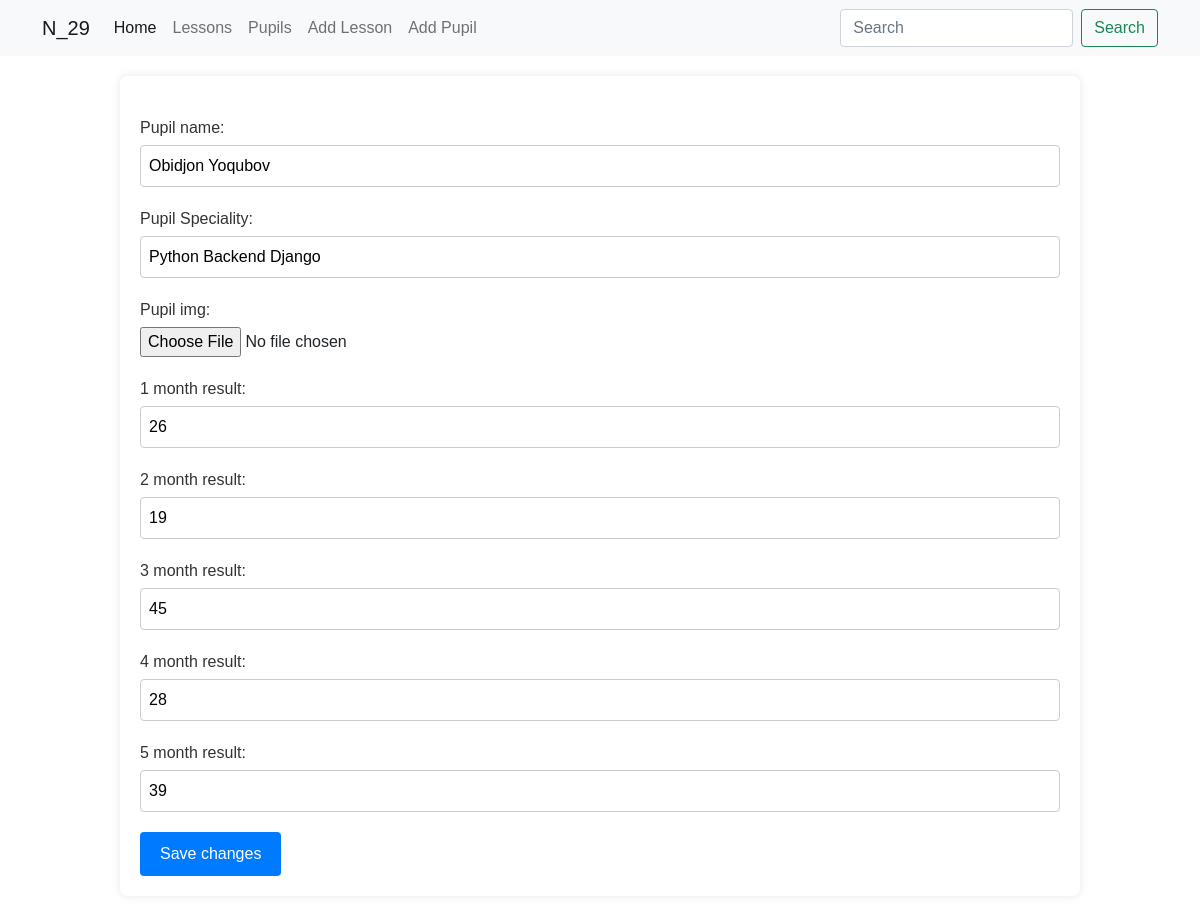
The page /pupils/edit/7/ on the database its author committed.
### Pupils/models.py (models this page shows, shortened)
class PupilsModels(models.Model):
    name = models.CharField(max_length=150, verbose_name="Name")
    spec = models.CharField(max_length=100, verbose_name="Speciality")
    pupil_img = models.ImageField(verbose_name="Pupil Image")
    res_1 = models.IntegerField(verbose_name="Birinchi oy natijasi")
    res_2 = models.IntegerField(verbose_name="Ikkinchi oy natijasi")
    res_3 = models.IntegerField(verbose_name="Uchinchi oy natijasi")
    res_4 = models.IntegerField(verbose_name="To'rtinchi oy natijasi")
    res_5 = models.IntegerField(verbose_name="Beshinchi oy natijasi")

### Pupils/views.py (the view)
# urls.py: path('edit/<int:id>/', edit_user, name='edit'),
def edit_user(request, id):
    pupil = PupilsModels.objects.get(id=id)
    if request.method == "POST":
        name = request.POST['name']
        spec = request.POST['spec']
        pupil_img = request.FILES.get('image')
        res_1 = request.POST['res_1']
        res_2 = request.POST['res_2']
        res_3 = request.POST['res_3']
        res_4 = request.POST['res_4']
        res_5 = request.POST['res_5']
        pupil.name = name
        pupil.spec = spec
        pupil.pupil_img = pupil_img
        pupil.res_1 = res_1
        pupil.res_2 = res_2
        pupil.res_3 = res_3
        pupil.res_4 = res_4
        pupil.res_5 = res_5
        pupil.save()
        return redirect('/pupils')
    else:
        return render(request, 'edit_pupil.html', {'pupil': pupil})

### templates/edit_pupil.html (shortened to what this page needs)
{% extends "layout.html" %} {% block title %} Add Pupil {% endblock %}
{% block content %}
<div class="lesson-container">
  <form class="lesson-form" method="post" enctype="multipart/form-data">
    <div class="form-group">
      <label for="name" class="form-label">Pupil name:</label>
      <input
        type="text"
        value="{{pupil.name}}"
        id="name"
        name="name"
        class="form-input"
        required
      />
    </div>
    <div class="form-group">
      <label for="spec" class="form-label">Pupil Speciality:</label>
      <input
        type="text"
        value="{{pupil.spec}}"
        name="spec"
        required
        class="form-input"
      />
    </div>
    <div class="form-group">
      <label for="img" class="form-label">Pupil img:</label>
      <input type="file" name="image" required />
    </div>
    <div class="form-group">
      <label for="res_1" class="form-label">1 month result:</label>
      <input
        type="text"
        value="{{pupil.res_1}}"
        name="res_1"
        required
        class="form-input"
      />
    </div>
    <div class="form-group">
      <label for="res_2" class="form-label">2 month result:</label>
      <input
        type="text"
        value="{{pupil.res_2}}"
        name="res_2"
        required
        class="form-input"
      />
    </div>
    <div class="form-group">
      <label for="res_3" class="form-label">3 month result:</label>
      <input
        type="text"
        value="{{pupil.res_3}}"
        name="res_3"
        required
        class="form-input"
      />
    </div>
    <div class="form-group">
      <label for="res_4" class="form-label">4 month result:</label>
      <input
        type="text"
        name="res_4"
        value="{{pupil.res_4}}"
        required
        class="form-input"
      />
    </div>
    <div class="form-group">
      <label for="res_5" class="form-label">5 month result:</label>
      <input
        type="text"
        name="res_5"
        value="{{pupil.res_5}}"
        required
        class="form-input"
      />
    </div>
    <button type="submit" class="form-submit">Save changes</button>
  </form>
</div>
{% endblock %}

### static/style.css (style rules this page uses)
* { padding: 0; margin: 0; box-sizing: border-box; list-style: none; text-decoration: none; font-family: sans-serif; }

### templates/layout.html (style rules this page uses)
body { background: white; }

### templates/edit_pupil.html (style rules this page uses)
.lesson-container { width: 80%; max-width: 1280px; margin: 20px auto; background-color: #fff; padding: 20px; border-radius: 8px; box-shadow: 0 0 10px rgba(0, 0, 0, 0.1); }
.lesson-form { margin-top: 20px; }
.form-group { margin-bottom: 20px; }
.form-label { display: block; margin-bottom: 5px; color: #333; }
.form-input { width: 100%; padding: 8px; border: 1px solid #ccc; border-radius: 4px; }
.form-submit { background-color: #007bff; color: #fff; border: none; padding: 10px 20px; border-radius: 4px; cursor: pointer; }

### rows shown on the page
PupilsModels: name "Obidjon Yoqubov", spec "Python Backend Django", res_1 "26", res_2 "19", res_3 "45", res_4 "28", res_5 "39"
